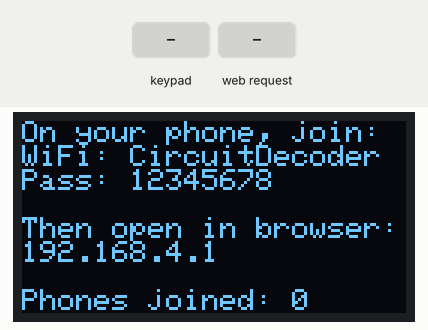
Bench run of a sketch on a simulated ESP32. Parts: 128×64 one-colour display. Inputs (shaded band) come from the test bench.

Above: at 1.2 s.
1.3 s: keypad keys A B C 2 # pressed 0.4 s apart
At 1.6 s:
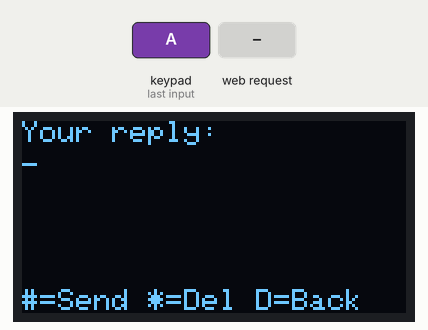
4.8 s: HTTP request GET /send received
At 5.5 s:
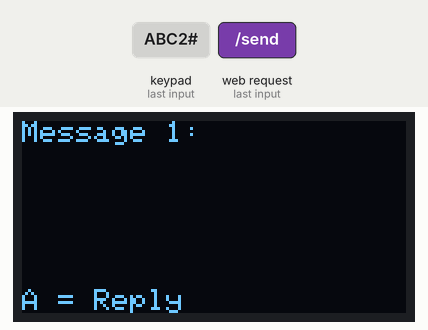
6.3 s: HTTP request GET /send?msg=1 received
At 7.5 s:
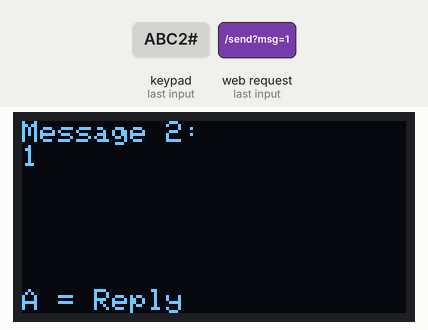
7.8 s: key 'A' pressed
At 9.0 s:
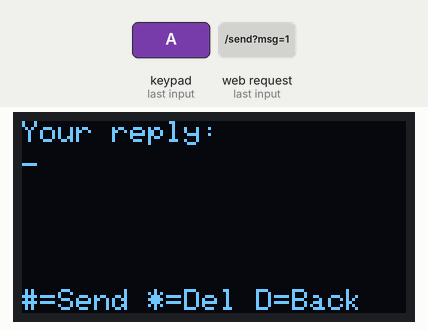
9.3 s: keypad keys 1 2 3 4 5 6 7 8 pressed 0.4 s apart
At 12.4 s:
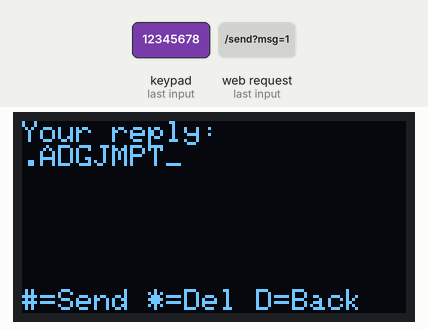
14.0 s: keypad keys 1 2 3 4 5 6 7 8 # pressed 0.4 s apart
At 14.63 s:
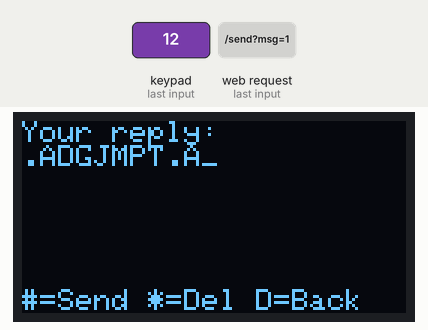
Timing chart, 0 to 17.0 s (numbered marks = the images above; inputs shaded):
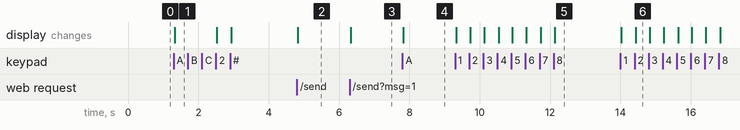

Measured:
- after the input at 1.3 s, the display: changes at once (image 1)
- after the input at 4.8 s, the display: changes at once (image 2)
- after the input at 6.3 s, the display: changes at once (image 3)
- after the input at 7.8 s, the display: changes at once (image 4)
- after the input at 9.3 s, the display: first changes at once (image 5 shows a later state)
- after the input at 14.0 s, the display: first changes at once (image 6 shows a later state)

The sketch:

P19_Phone_Message_Board.ino
```cpp
#include <Wire.h>
#include <Adafruit_GFX.h>
#include <Adafruit_SSD1306.h>
#include <Keypad.h>
#include <WiFi.h>
#include <WebServer.h>          // NEW: turns the ESP32 into a web server
#include <DNSServer.h>          // NEW: sends every web address to the ESP32
#include "MultiTap.h"           // our keyboard from Project 13

#define SCREEN_WIDTH 128
#define SCREEN_HEIGHT 64
Adafruit_SSD1306 display(SCREEN_WIDTH, SCREEN_HEIGHT, &Wire, -1);

const byte ROWS = 4;
const byte COLS = 4;
char keys[ROWS][COLS] = {
  {'1','2','3','A'},
  {'4','5','6','B'},
  {'7','8','9','C'},
  {'*','0','#','D'}
};
byte rowPins[ROWS] = {13, 12, 14, 27};
byte colPins[COLS] = {26, 25, 33, 32};
Keypad keypad = Keypad(makeKeymap(keys), rowPins, colPins, ROWS, COLS);

// ---------- The ESP32's own Wi-Fi network ----------
const char* AP_NAME     = "CircuitDecoder";
const char* AP_PASSWORD = "12345678";      // at least 8 characters

WebServer server(80);           // port 80 = normal web pages
DNSServer dns;                  // answers "where is ...?" with our address
int phonesJoined = 0;           // how many phones are on our Wi-Fi

String lastMessage = "";        // the last message from the phone
int messageCount = 0;
String reply = "";              // the reply typed on the keypad
bool typingReply = false;

// ---------- The web page the phone will see (HTML) ----------
const char PAGE[] = R"rawliteral(
<!DOCTYPE html>
<html><head>
<meta name="viewport" content="width=device-width, initial-scale=1">
<title>Message Board</title>
<style>
  body { font-family: sans-serif; margin: 20px; background: #eef3f8; }
  input, button { width: 100%; font-size: 20px; padding: 10px; box-sizing: border-box; }
  button { margin-top: 10px; background: #1F3864; color: white; border: 0; border-radius: 8px; }
  #box { margin-top: 20px; padding: 12px; background: white; border-radius: 8px; }
</style>
</head><body>
<h2>Send to my ESP32</h2>
<form action="/send">
  <input name="msg" maxlength="100" placeholder="Type a message">
  <button>Send</button>
</form>
<div id="box">Reply from ESP32: <b id="reply">...</b></div>
<script>
  setInterval(function () {
    fetch('/reply').then(r => r.text()).then(t => {
      document.getElementById('reply').textContent = t;
    });
  }, 2000);
</script>
</body></html>
)rawliteral";

void setup() {
  Serial.begin(115200);
  if (!display.begin(SSD1306_SWITCHCAPVCC, 0x3C)) {
    Serial.println("OLED not found");
    while (true);
  }
  display.setTextColor(SSD1306_WHITE);
  mtMaxLength = 40;

  WiFi.softAP(AP_NAME, AP_PASSWORD);        // start our own Wi-Fi network
  dns.start(53, "*", WiFi.softAPIP());      // any address -> the ESP32

  server.on("/", handleRoot);               // address  ->  function
  server.on("/send", handleSend);
  server.on("/reply", handleReply);
  server.onNotFound(handleNotFound);        // any other address -> main page
  server.begin();

  showScreen();
}

void loop() {
  dns.processNextRequest();                 // answer address questions
  server.handleClient();                    // answer the phone, if it asks

  int n = WiFi.softAPgetStationNum();       // did a phone join or leave?
  if (n != phonesJoined) {
    phonesJoined = n;
    showScreen();
  }

  char key = keypad.getKey();
  if (typingReply) {
    if (mtUpdate(key)) showScreen();
    if (key == '#') {                       // # = send the reply
      mtLockIn();
      reply = mtText;
      typingReply = false;
      showScreen();
    }
    else if (key == 'D') {                  // D = cancel
      typingReply = false;
      showScreen();
    }
  }
  else if (key == 'A') {                    // A = write a reply
    mtClear();
    typingReply = true;
    showScreen();
  }
}

// ---------- Web server handlers ----------
void handleRoot() {
  server.send(200, "text/html", PAGE);      // 200 = "OK, here it is"
}

void handleSend() {
  lastMessage = server.arg("msg");          // the text from the form
  messageCount++;
  showScreen();
  server.sendHeader("Location", "/");       // go back to the main page
  server.send(303);
}

// Phones check "am I online?" by opening special addresses.
// We send them to our page, so the phone opens it by itself.
void handleNotFound() {
  server.sendHeader("Location", "http://" + WiFi.softAPIP().toString() + "/");
  server.send(302, "text/plain", "");
}

void handleReply() {
  server.send(200, "text/plain", reply);
}

// ---------- Screen ----------
void showScreen() {
  display.clearDisplay();
  display.setTextSize(1);
  display.setCursor(0, 0);

  if (typingReply) {
    display.println("Your reply:");
    display.print(mtPreview());
    display.println("_");
    display.setCursor(0, 56);
    display.print("#=Send *=Del D=Back");
  }
  else if (messageCount == 0) {             // nothing yet: show how to connect
    display.println("On your phone, join:");
    display.print("WiFi: ");
    display.println(AP_NAME);
    display.print("Pass: ");
    display.println(AP_PASSWORD);
    display.println("");
    display.println("Then open in browser:");
    display.println(WiFi.softAPIP().toString());   // 192.168.4.1
    display.setCursor(0, 56);
    display.print("Phones joined: ");
    display.print(phonesJoined);
  }
  else {
    display.print("Message ");
    display.print(messageCount);
    display.println(":");
    display.println(lastMessage);
    display.setCursor(0, 56);
    display.print("A = Reply");
  }
  display.display();
}
```

MultiTap.h
```cpp
// ===================================================================
//  MultiTap.h  —  an old-phone keyboard you can reuse in any project
//  Keys 0-9 type letters (press quickly to cycle), * deletes.
//  In loop(), call:  if (mtUpdate(key)) { ...redraw the screen... }
// ===================================================================

// The letters on each key, in tap order. The digit itself comes last.
String mtLetters[10] = {
  " 0",       // key 0: space, 0
  ".,?!1",    // key 1: punctuation, 1
  "ABC2",     // key 2
  "DEF3",     // key 3
  "GHI4",     // key 4
  "JKL5",     // key 5
  "MNO6",     // key 6
  "PQRS7",    // key 7
  "TUV8",     // key 8
  "WXYZ9"     // key 9
};

String mtText = "";                    // the text typed so far
char mtActiveKey = 0;                  // key being tapped now (0 = none)
int mtTapCount = 0;                    // how many taps on that key
unsigned long mtLastKeyTime = 0;       // when it was last tapped
const unsigned long MT_TIMEOUT = 800;  // pause (ms) that locks a letter
unsigned int mtMaxLength = 90;         // the longest text allowed

// The letter shown right now for the active key
char mtCurrentLetter() {
  if (mtActiveKey == 0) return 0;
  return mtLetters[mtActiveKey - '0'][mtTapCount];
}

// Add the current letter to the text and get ready for the next one
void mtLockIn() {
  if (mtActiveKey == 0) return;
  if (mtText.length() < mtMaxLength) {
    mtText += mtCurrentLetter();
  }
  mtActiveKey = 0;
  mtTapCount = 0;
}

// Start again with empty text
void mtClear() {
  mtText = "";
  mtActiveKey = 0;
  mtTapCount = 0;
}

// The text plus the letter that is still being chosen
String mtPreview() {
  String s = mtText;
  if (mtActiveKey != 0) s += mtCurrentLetter();
  return s;
}

// Call this in EVERY loop, even when no key is pressed (key = 0).
// Returns true when something changed and the screen should be redrawn.
bool mtUpdate(char key) {
  bool changed = false;

  // 1. A pause long enough? Lock in the letter.
  if (mtActiveKey != 0 && millis() - mtLastKeyTime > MT_TIMEOUT) {
    mtLockIn();
    changed = true;
  }

  // 2. A digit key: cycle (same key) or start a new letter (new key)
  if (key >= '0' && key <= '9') {
    if (key == mtActiveKey) {
      mtTapCount++;
      if (mtTapCount >= mtLetters[key - '0'].length()) {
        mtTapCount = 0;                // after the last letter, start again
      }
    } else {
      mtLockIn();                      // a new key locks the old letter
      mtActiveKey = key;
      mtTapCount = 0;
    }
    mtLastKeyTime = millis();
    changed = true;
  }

  // 3. * = delete: cancel the letter being chosen, or the last letter
  else if (key == '*') {
    if (mtActiveKey != 0) {
      mtActiveKey = 0;
      mtTapCount = 0;
    } else if (mtText.length() > 0) {
      mtText.remove(mtText.length() - 1);
    }
    changed = true;
  }

  return changed;
}
```
